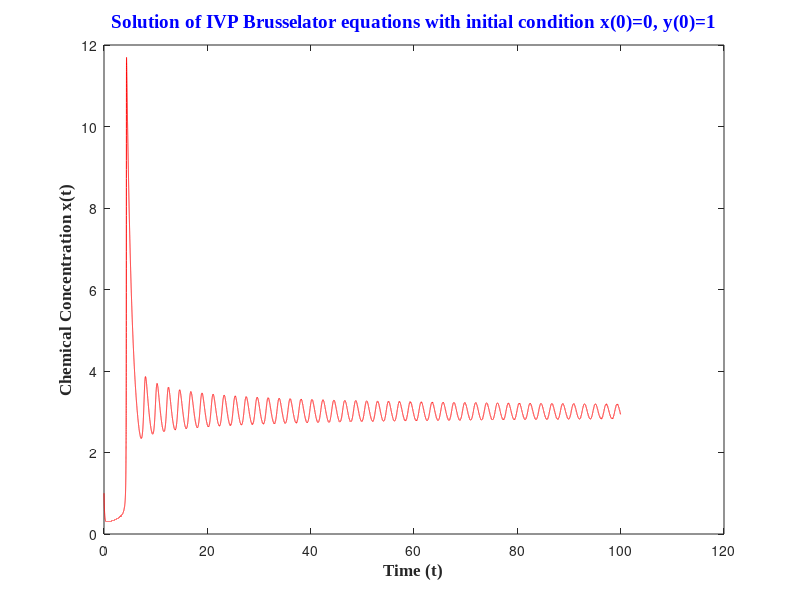
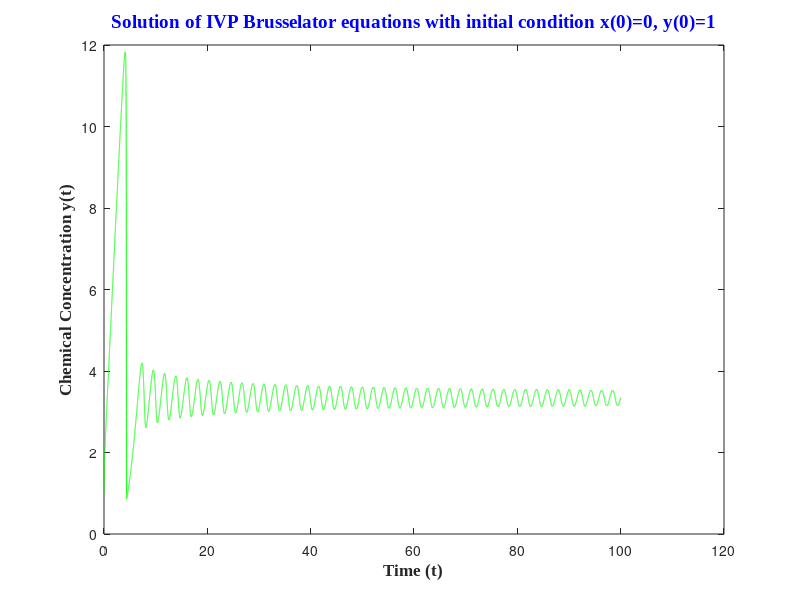
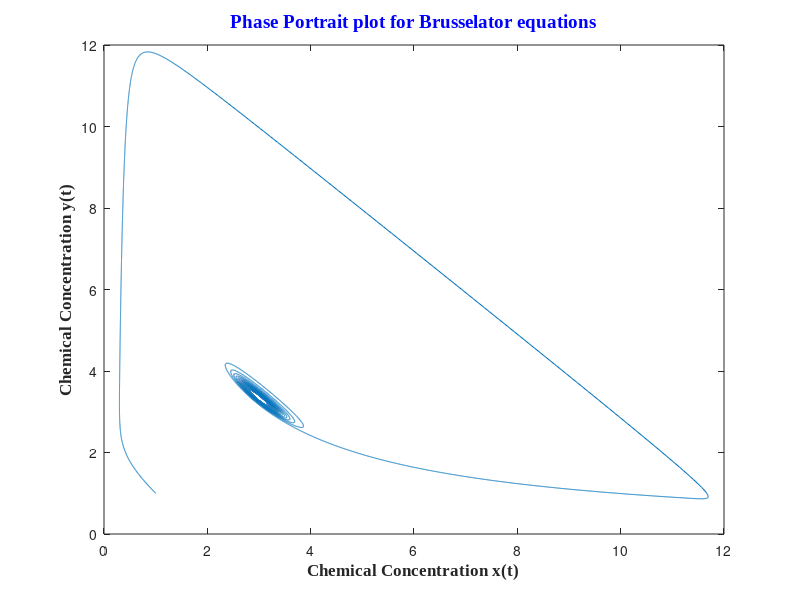

MATLAB code for these plots, in order:
%Solve Brusselator using Runge-Kutta(RK4) Method
%dx/dt = A-Bx+x^2y-x
%dy/dt = Bx-x^2y
clear all
%Problem Setup
A=3;
B=10;
%Defining the functions
fx=@(x,y,t) A-B*x+x^2*y-x;                       
fy=@(x,y,t) B*x-x^2*y;                        
%Initial conditions and Step size
x(1)=1;
y(1)=1;
t(1)=0;
h=0.001;                                          
tfinal=100;                                      
N=ceil(tfinal/h);                               
%Solving using RK-4 Method
for i=1:N
    t(i+1)=t(i)+h;
    k1=h*fx(x(i),y(i),t(i));                     
    l1=h*fy(x(i),y(i),t(i));                     
    k2=h*fx(x(i)+k1*1/2,y(i)+l1*1/2,t(i)+h/2); 
    l2=h*fy(x(i)+k1*1/2,y(i)+l1*1/2,t(i)+h/2);  
    k3=h*fx(x(i)+k2*1/2,y(i)+l2*1/2,t(i)+h/2);  
    l3=h*fy(x(i)+k2*1/2,y(i)+l2*1/2,t(i)+h/2);  
    k4=h*fx(x(i)+k3,y(i)+l3,t(i)+h);      
    l4=h*fy(x(i)+k3,y(i)+l3,t(i)+h);     
    x(i+1)=x(i)+1/6*(k1+2*k2+2*k3+k4);      
    y(i+1)=y(i)+1/6*(l1+2*l2+2*l3+l4);   
end 
x(N+1)
y(N+1)
%plotting the solution                        
figure(1); clf(1)
plot(t,x,'-r')           %plotting time dependent graph for x(t)
xlabel('Time (t)','FontName','Times New Roman','FontSize',12,'FontWeight','bold')
ylabel('Chemical Concentration x(t)','FontName','Times New Roman','FontSize',12,'FontWeight','bold')
title('Solution of IVP Brusselator equations with initial condition x(0)=0, y(0)=1','FontName','Times New Roman','FontSize',14,'FontWeight','bold','Color','b')
hold on
figure(2); clf(2)
plot(t,y,'-g')           %plotting time dependent graph for y(t)                            
xlabel('Time (t)','FontName','Times New Roman','FontSize',12,'FontWeight','bold')
ylabel('Chemical Concentration y(t)','FontName','Times New Roman','FontSize',12,'FontWeight','bold')
title('Solution of IVP Brusselator equations with initial condition x(0)=0, y(0)=1','FontName','Times New Roman','FontSize',14,'FontWeight','bold','Color','b')
figure(3); clf(3)                                
plot(x,y)            %plotting the phase portrait in phase plane
xlabel('Chemical Concentration x(t)','FontName','Times New Roman','FontSize',12,'FontWeight','bold')
ylabel('Chemical Concentration y(t)','FontName','Times New Roman','FontSize',12,'FontWeight','bold')
title('Phase Portrait plot for Brusselator equations','FontName','Times New Roman','FontSize',14,'FontWeight','bold','Color','b')
hold off